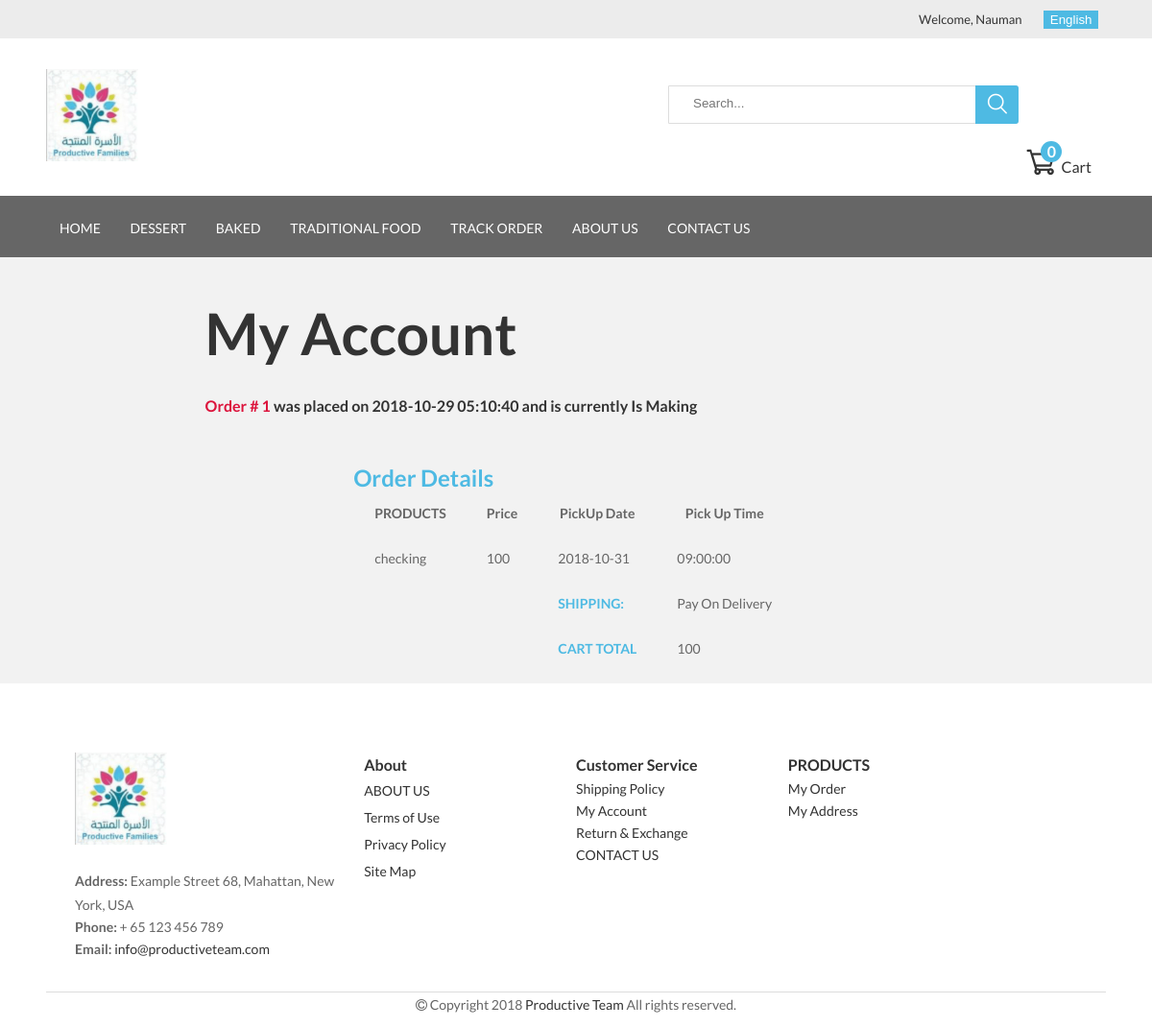
Screenshot of /summary.php?id=1 (signed in) with the database file from the repository.
### tables this page shows
CREATE TABLE `orders` (
  `id` int(11) NOT NULL,
  `cust_id` int(11) NOT NULL,
  `address` text NOT NULL,
  `address2` text NOT NULL,
  `city` varchar(20) NOT NULL,
  `country` varchar(20) NOT NULL,
  `phone` int(11) NOT NULL,
  `pay_method` enum('0','1') NOT NULL DEFAULT '0',
  `order_date` datetime NOT NULL,
  `order_status` varchar(50) NOT NULL DEFAULT 'active'
);

CREATE TABLE `order_products` (
  `order_id` int(11) NOT NULL,
  `product_id` int(11) NOT NULL,
  `quantity` int(10) NOT NULL,
  `unit_price` int(10) NOT NULL,
  `total_price` int(10) NOT NULL,
  `delivery_date` date NOT NULL,
  `delivery_time` time NOT NULL,
  `custom_ingredients` varchar(1000) NOT NULL
);

CREATE TABLE `products` (
  `id` int(11) NOT NULL,
  `name` varchar(50) DEFAULT NULL,
  `name_ar` varchar(50) NOT NULL,
  `description` varchar(500) DEFAULT NULL,
  `description_ar` varchar(500) NOT NULL,
  `price` int(11) DEFAULT NULL,
  `image` varchar(50) DEFAULT NULL,
  `date_added` datetime NOT NULL,
  `stock_id` int(11) DEFAULT NULL,
  `product_type_id` int(11) DEFAULT NULL,
  `delivery_type_id` int(11) DEFAULT NULL,
  `added_by` int(11) NOT NULL
);

### summary.php (the view, shortened to what this page needs)
<?php include 'includes/config.php';
include "header.php";
$query = "SELECT * FROM orders o WHERE o.id = ".$_REQUEST['id']." group by o.id";
$result = mysqli_query($con,$query);
?>
<div class="container">
    <section style=" margin-left: 15%; margin-top: 5%;margin-right: 15%;">
       <?php
       if($row = $result -> fetch_array()){
        $query2 = "SELECT * FROM order_products op INNER JOIN products p ON op.product_id = p.id
        WHERE op.order_id = ".$_REQUEST['id'];
        $result2 = mysqli_query($con,$query2);
        ?>
        <h1><?php echo $lang['my_account']; ?></h1><br><br>
        <h4><span style="color: crimson"><?php echo $lang['order']; ?> # <?php echo $_REQUEST['id']; ?> </span> <?php echo $lang['placed_on']; ?> <?php echo $row['order_date']; ?>
            <?php echo $lang['is_currently']; ?> <?php echo $row['order_status']; ?></h4><br><br>
        <div style="margin-left: 20%;margin-right: 20%">
            <h2><?php echo $lang['order_details']; ?></h2>
            <table>
                <thead>
                <th><?php echo $lang['products']; ?></th>
                <th><?php echo $lang['price']; ?></th>
                <th><?php echo $lang['pickup_date']; ?></th>
                <th><?php echo $lang['pick_time']; ?></th>
                </thead>
                <?php
                $total = 0;
                while($row2 = $result2 -> fetch_array()){
                    ?>
                    <tbody>
                    <td ><?php echo $row2['name']; ?></td>
                    <td><?php echo $row2['price']; ?></td>
                    <td><?php echo $row2['delivery_date']; ?></td>
                    <td><?php echo $row2['delivery_time']; ?></td>
                    </tbody>
                    <?php
                    $total += $row2['price'];
                }
                ?>
                <tbody>
                    <tr>
                        <td></td>
                        <td></td>
                        <td style="color: #4ebae3"><b><?php echo $lang['shipping']; ?>:</b></td>
                        <?php if($row['pay_method'] == 0){
                            echo '<td>Pay On Delivery</td>';
                        }else{
                            echo '<td>Paid Online</td>';
                        }?>
                    </tr>
                    <tr>
                        <td></td>
                        <td></td>
                        <td style="color: #4ebae3"><b><?php echo $lang['cart_total']; ?></b></td>
                        <td><?php echo $total; ?></td>
                    </tr>
                </tbody>
                <?php
                }
                ?>
            </table>
        </div>
    </section>
</div>
<?php include 'footer.php' ?>

### assets/css/style.css (style rules this page uses)
* { box-sizing: border-box; }
html { overflow-x: hidden; }
body { font-family: "Lato", sans-serif; font-size: 14px; line-height: 25px; color: #666666; width: 100%; margin: 0 auto; overflow-x: hidden; background-color: #f2f2f2; }
.container { padding: 12px; margin-left:3% !important; margin-right:3% !important; }
.h1, .h2, .h3, .h4, .h5, .h6, h1, h2, h3, h4, h5, h6 { color: #333; margin-bottom: 0; margin-top: 0; font-family: "Lato", sans-serif; font-weight: 600; }
h1 { font-size: 60px; }
h2 { font-size: 24px; }
h4 { font-size: 16px; }
h2 { color: #4ebae3; }

### summary.php (style rules this page uses)
th,td { padding: 10px 20px; }

### rows the page displays
orders: order_date "2018-10-29 05:10:40", order_status "Is Making"
order_products: product.name "checking", product.price "100", delivery_date "2018-10-31", delivery_time "09:00:00"

### other values shown
$_SESSION['u_fname'] "Nauman"
$lang['cart'] "Cart"
$total_quantity "0"
$lang['home'] "HOME"
$lang['dessert'] "DESSERT"
$lang['baked'] "BAKED"
$lang['tr_food'] "TRADITIONAL FOOD"
$lang['track_order'] "TRACK ORDER"
$lang['about_us'] "ABOUT US"
$lang['contact_us'] "CONTACT US"
$lang['my_account'] "My Account"
$lang['order'] "Order"
$_REQUEST['id'] "1"
$lang['placed_on'] "was placed on"
$lang['is_currently'] "and is currently"
